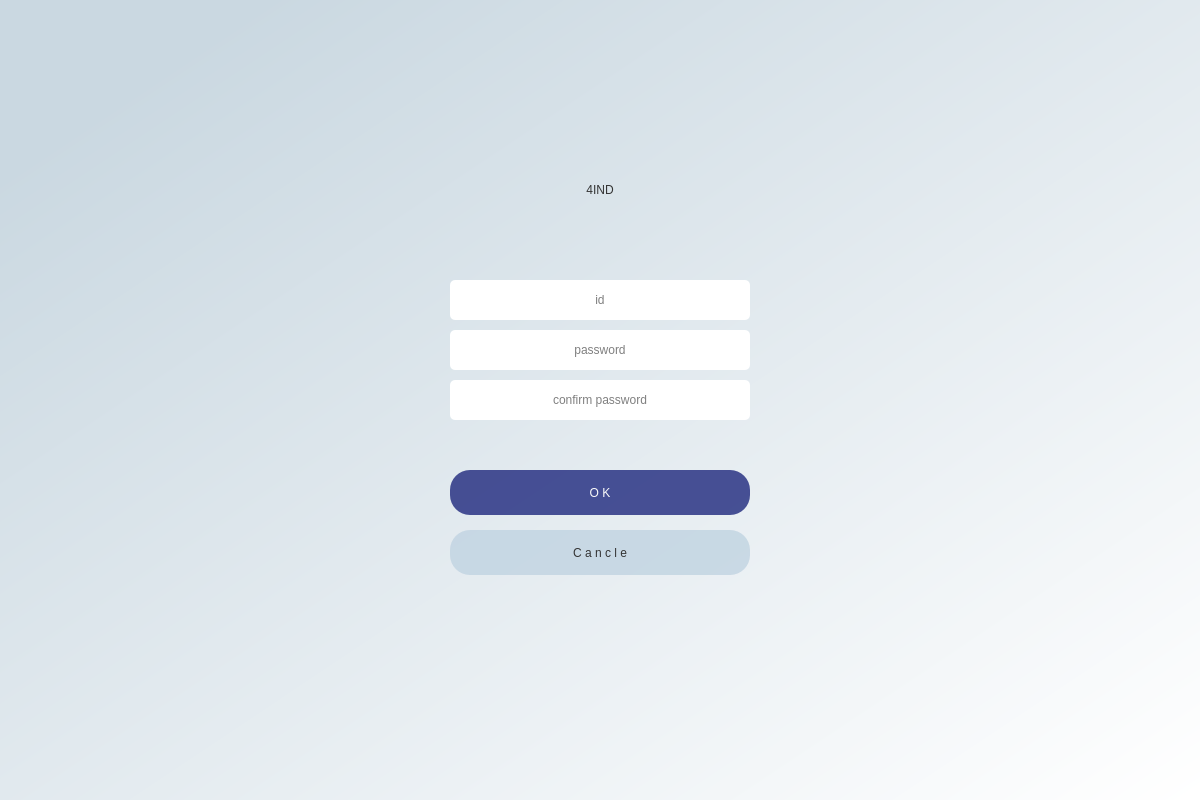
<?xml version="1.0" encoding="UTF-8"?>
<ui version="4.0">
 <class>Dialog</class>
 <widget class="QDialog" name="Dialog">
  <property name="geometry">
   <rect>
    <x>0</x>
    <y>0</y>
    <width>1200</width>
    <height>800</height>
   </rect>
  </property>
  <property name="windowTitle">
   <string>Dialog</string>
  </property>
  <widget class="QWidget" name="bgwidget" native="true">
   <property name="geometry">
    <rect>
     <x>0</x>
     <y>0</y>
     <width>1200</width>
     <height>800</height>
    </rect>
   </property>
   <property name="styleSheet">
    <string notr="true">QWidget#bgwidget{
background-color:qlineargradient(spread:pad, x1:0.112, y1:0.107318, x2:1, y2:0.994, stop:0 rgba(202, 216, 225, 255), stop:1 rgba(255, 255, 255, 255))
}</string>
   </property>
   <widget class="QLabel" name="label">
    <property name="geometry">
     <rect>
      <x>475</x>
      <y>160</y>
      <width>250</width>
      <height>60</height>
     </rect>
    </property>
    <property name="styleSheet">
     <string notr="true">font: 36pt &quot;Noto Mono&quot;;
color: rgb(52, 52, 52);</string>
    </property>
    <property name="text">
     <string>4IND</string>
    </property>
    <property name="alignment">
     <set>Qt::AlignCenter</set>
    </property>
   </widget>
   <widget class="QPushButton" name="enrollBtn">
    <property name="geometry">
     <rect>
      <x>450</x>
      <y>470</y>
      <width>300</width>
      <height>45</height>
     </rect>
    </property>
    <property name="styleSheet">
     <string notr="true">QPushButton#enrollBtn{
	border-radius:20px;
	font: 75 12pt &quot;Manjari Bold&quot;;
	background-color: rgba(26, 36, 122, 200);
	color: rgb(250, 250, 250);
}

QPushButton#enrollBtn:hover{
	background-color: rgba(26, 36, 122, 180);

}</string>
    </property>
    <property name="text">
     <string>O K</string>
    </property>
   </widget>
   <widget class="QPushButton" name="cancleBtn">
    <property name="geometry">
     <rect>
      <x>450</x>
      <y>530</y>
      <width>300</width>
      <height>45</height>
     </rect>
    </property>
    <property name="styleSheet">
     <string notr="true">QPushButton#cancleBtn{
	border-radius:20px;
	font: 75 12pt &quot;Manjari Bold&quot;;
	background-color: rgba(191, 210, 225, 200);
	color: rgb(52, 52, 52);
}

QPushButton#cancleBtn:hover{
	background-color: rgba(191, 210, 225, 160);
}
</string>
    </property>
    <property name="text">
     <string>C a n c l e</string>
    </property>
   </widget>
   <widget class="QLineEdit" name="idEdit">
    <property name="geometry">
     <rect>
      <x>450</x>
      <y>280</y>
      <width>300</width>
      <height>40</height>
     </rect>
    </property>
    <property name="styleSheet">
     <string notr="true">border-radius: 5px;
font: 11pt &quot;Sans Serif&quot;;</string>
    </property>
    <property name="text">
     <string/>
    </property>
    <property name="alignment">
     <set>Qt::AlignCenter</set>
    </property>
    <property name="placeholderText">
     <string>id</string>
    </property>
   </widget>
   <widget class="QLineEdit" name="pwEdit">
    <property name="geometry">
     <rect>
      <x>450</x>
      <y>330</y>
      <width>300</width>
      <height>40</height>
     </rect>
    </property>
    <property name="styleSheet">
     <string notr="true">border-radius: 5px;
font: 11pt &quot;Sans Serif&quot;;</string>
    </property>
    <property name="text">
     <string/>
    </property>
    <property name="alignment">
     <set>Qt::AlignCenter</set>
    </property>
    <property name="placeholderText">
     <string>password</string>
    </property>
   </widget>
   <widget class="QLabel" name="chLabel">
    <property name="geometry">
     <rect>
      <x>450</x>
      <y>430</y>
      <width>301</width>
      <height>18</height>
     </rect>
    </property>
    <property name="styleSheet">
     <string notr="true">font: 10pt &quot;Sans Serif&quot;;
color: rgb(212, 0, 0);</string>
    </property>
    <property name="text">
     <string/>
    </property>
   </widget>
   <widget class="QLineEdit" name="confirmEdit">
    <property name="geometry">
     <rect>
      <x>450</x>
      <y>380</y>
      <width>300</width>
      <height>40</height>
     </rect>
    </property>
    <property name="styleSheet">
     <string notr="true">border-radius: 5px;
font: 11pt &quot;Sans Serif&quot;;</string>
    </property>
    <property name="text">
     <string/>
    </property>
    <property name="alignment">
     <set>Qt::AlignCenter</set>
    </property>
    <property name="placeholderText">
     <string>confirm password</string>
    </property>
   </widget>
  </widget>
 </widget>
 <resources/>
 <connections/>
</ui>
